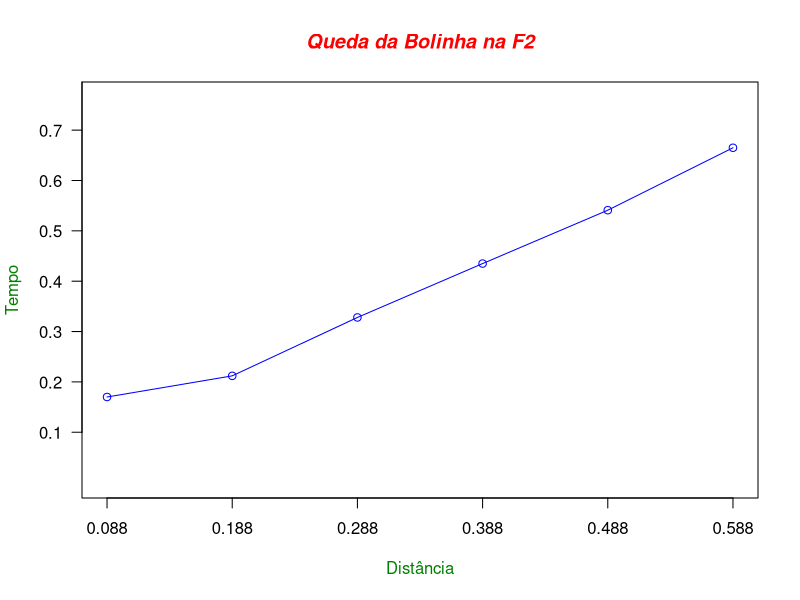

The R source for this figure:
# Create the data for the chart.
time <- c(0.17,0.212,0.328,0.435,0.541,0.665)
distance <- c(0.088,0.188,0.288,0.388,0.488,0.588)

# Give the chart file a name.
png(file = "scatterplot.png")

# Calculate range from 0 to max value of cars and trucks
t_range <- range(0, time+0.1)
d_range <- range(0, distance)

# Graph autos using y axis that ranges from 0 to max 
# value in cars or trucks vector.  Turn off axes and 
# annotations (axis labels) so we can specify them ourself
plot(time, type="o", col="blue", ylim=t_range, 
   axes=FALSE, ann=FALSE)

axis(1, at=1:6, lab=distance)
axis(2, las=1, at=(0.1)*8:t_range[2])

box()
# Create a title with a red, bold/italic font
title(main="Queda da Bolinha na F2", col.main="red", font.main=4)

# Label the x and y axes with dark green text
title(xlab="Distância", col.lab=rgb(0,0.5,0))
title(ylab="Tempo", col.lab=rgb(0,0.5,0))
# Save the file.
dev.off()